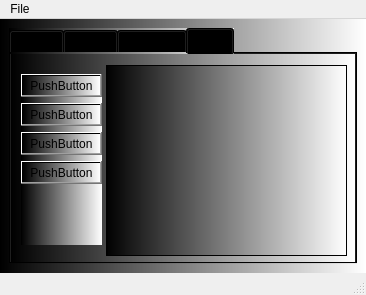
<?xml version="1.0" encoding="UTF-8"?>
<ui version="4.0">
 <class>MainWindow</class>
 <widget class="QMainWindow" name="MainWindow">
  <property name="geometry">
   <rect>
    <x>0</x>
    <y>0</y>
    <width>366</width>
    <height>295</height>
   </rect>
  </property>
  <property name="windowTitle">
   <string>MainWindow</string>
  </property>
  <widget class="QWidget" name="centralwidget">
   <property name="styleSheet">
    <string notr="true">background-color: qlineargradient(spread:pad, x1:0, y1:0, x2:1, y2:0, stop:0 rgba(0, 0, 0, 255), stop:1 rgba(255, 255, 255, 255));</string>
   </property>
   <layout class="QVBoxLayout" name="verticalLayout">
    <item>
     <widget class="QTabWidget" name="tabWidget">
      <property name="styleSheet">
       <string notr="true">background-color: qlineargradient(spread:pad, x1:0, y1:0, x2:1, y2:0, stop:0 rgba(0, 0, 0, 255), stop:1 rgba(255, 255, 255, 255));</string>
      </property>
      <property name="currentIndex">
       <number>3</number>
      </property>
      <widget class="QWidget" name="tab">
       <property name="styleSheet">
        <string notr="true">QWidget{
background-color: rgb(0, 0, 255);
}

QPushButton{
background-color: rgb(255, 255, 255);
}

QPushButton#pushButton_set_label{
background-color: rgb(255, 0, 255);
}
</string>
       </property>
       <attribute name="title">
        <string>Tab 1</string>
       </attribute>
       <widget class="QWidget" name="verticalLayoutWidget">
        <property name="geometry">
         <rect>
          <x>0</x>
          <y>0</y>
          <width>341</width>
          <height>201</height>
         </rect>
        </property>
        <layout class="QVBoxLayout" name="verticalLayout_2">
         <item>
          <widget class="QLabel" name="label">
           <property name="font">
            <font>
             <pointsize>18</pointsize>
            </font>
           </property>
           <property name="text">
            <string>TextLabel</string>
           </property>
           <property name="alignment">
            <set>Qt::AlignCenter</set>
           </property>
          </widget>
         </item>
         <item>
          <layout class="QHBoxLayout" name="horizontalLayout">
           <item>
            <widget class="QPushButton" name="pushButton_clear">
             <property name="text">
              <string>Clear label</string>
             </property>
            </widget>
           </item>
           <item>
            <widget class="QPushButton" name="pushButton_set_label">
             <property name="text">
              <string>Set label</string>
             </property>
            </widget>
           </item>
          </layout>
         </item>
        </layout>
       </widget>
      </widget>
      <widget class="QWidget" name="tab_2">
       <property name="autoFillBackground">
        <bool>false</bool>
       </property>
       <attribute name="title">
        <string>Tab 2</string>
       </attribute>
       <widget class="QPushButton" name="pushButton_convert">
        <property name="geometry">
         <rect>
          <x>260</x>
          <y>180</y>
          <width>75</width>
          <height>23</height>
         </rect>
        </property>
        <property name="styleSheet">
         <string notr="true">background-color: rgb(0, 170, 255);</string>
        </property>
        <property name="text">
         <string>Convert</string>
        </property>
       </widget>
       <widget class="QGroupBox" name="groupBox">
        <property name="geometry">
         <rect>
          <x>10</x>
          <y>69</y>
          <width>321</width>
          <height>101</height>
         </rect>
        </property>
        <property name="styleSheet">
         <string notr="true">background-color: rgb(255, 255, 255);</string>
        </property>
        <property name="title">
         <string>UI and PY conversions</string>
        </property>
        <widget class="QWidget" name="horizontalLayoutWidget">
         <property name="geometry">
          <rect>
           <x>0</x>
           <y>50</y>
           <width>321</width>
           <height>51</height>
          </rect>
         </property>
         <layout class="QHBoxLayout" name="horizontalLayout_2">
          <item>
           <widget class="QLabel" name="label_convert">
            <property name="text">
             <string>&lt;click radio button&gt;</string>
            </property>
           </widget>
          </item>
          <item>
           <widget class="QLineEdit" name="lineEdit"/>
          </item>
          <item>
           <widget class="QToolButton" name="toolButton">
            <property name="text">
             <string>...</string>
            </property>
           </widget>
          </item>
         </layout>
        </widget>
        <widget class="QRadioButton" name="radioButton_ui">
         <property name="geometry">
          <rect>
           <x>10</x>
           <y>20</y>
           <width>82</width>
           <height>17</height>
          </rect>
         </property>
         <property name="text">
          <string>UI to PY</string>
         </property>
        </widget>
        <widget class="QRadioButton" name="radioButton_exe">
         <property name="geometry">
          <rect>
           <x>120</x>
           <y>20</y>
           <width>82</width>
           <height>17</height>
          </rect>
         </property>
         <property name="text">
          <string>PY to EXE</string>
         </property>
        </widget>
       </widget>
      </widget>
      <widget class="QWidget" name="tab_3_network">
       <property name="styleSheet">
        <string notr="true"/>
       </property>
       <attribute name="title">
        <string>Network</string>
       </attribute>
       <widget class="QGroupBox" name="groupBox_2_client1">
        <property name="geometry">
         <rect>
          <x>10</x>
          <y>10</y>
          <width>121</width>
          <height>191</height>
         </rect>
        </property>
        <property name="styleSheet">
         <string notr="true">background-color: rgb(255, 255, 255);</string>
        </property>
        <property name="title">
         <string>TCP Client</string>
        </property>
        <widget class="QWidget" name="verticalLayoutWidget_2">
         <property name="geometry">
          <rect>
           <x>10</x>
           <y>19</y>
           <width>101</width>
           <height>161</height>
          </rect>
         </property>
         <layout class="QVBoxLayout" name="verticalLayout_4">
          <item>
           <widget class="QTextEdit" name="textEdit_client1"/>
          </item>
          <item>
           <widget class="QLineEdit" name="lineEdit_client1"/>
          </item>
          <item>
           <widget class="QPushButton" name="pushButton_client1_send">
            <property name="styleSheet">
             <string notr="true">background-color: rgb(255, 0, 0);
color: rgb(255, 255, 255);
</string>
            </property>
            <property name="text">
             <string>Connect to Server</string>
            </property>
           </widget>
          </item>
         </layout>
        </widget>
       </widget>
       <widget class="QGroupBox" name="groupBox_3_client2">
        <property name="geometry">
         <rect>
          <x>140</x>
          <y>10</y>
          <width>121</width>
          <height>191</height>
         </rect>
        </property>
        <property name="styleSheet">
         <string notr="true">background-color: rgb(255, 255, 255);</string>
        </property>
        <property name="title">
         <string>TCP Client</string>
        </property>
        <widget class="QWidget" name="verticalLayoutWidget_3">
         <property name="geometry">
          <rect>
           <x>10</x>
           <y>19</y>
           <width>101</width>
           <height>161</height>
          </rect>
         </property>
         <layout class="QVBoxLayout" name="verticalLayout_5">
          <item>
           <widget class="QTextEdit" name="textEdit_client2"/>
          </item>
          <item>
           <widget class="QLineEdit" name="lineEdit_client2"/>
          </item>
          <item>
           <widget class="QPushButton" name="pushButton_client2_send">
            <property name="styleSheet">
             <string notr="true">background-color: rgb(0, 0, 255);
color: rgb(255, 255, 255);</string>
            </property>
            <property name="text">
             <string>Connect to Server</string>
            </property>
           </widget>
          </item>
         </layout>
        </widget>
       </widget>
       <widget class="QGroupBox" name="groupBox_4_server">
        <property name="geometry">
         <rect>
          <x>270</x>
          <y>100</y>
          <width>61</width>
          <height>101</height>
         </rect>
        </property>
        <property name="styleSheet">
         <string notr="true">background-color: qlineargradient(spread:pad, x1:0, y1:0, x2:1, y2:0, stop:0 rgba(255, 178, 102, 255), stop:0.55 rgba(235, 148, 61, 255), stop:0.98 rgba(0, 0, 0, 255), stop:1 rgba(0, 0, 0, 0));</string>
        </property>
        <property name="title">
         <string>Server</string>
        </property>
        <widget class="QLabel" name="label_2">
         <property name="geometry">
          <rect>
           <x>10</x>
           <y>20</y>
           <width>47</width>
           <height>13</height>
          </rect>
         </property>
         <property name="text">
          <string>Port:</string>
         </property>
        </widget>
        <widget class="QLineEdit" name="lineEdit_4_port_number">
         <property name="geometry">
          <rect>
           <x>10</x>
           <y>40</y>
           <width>41</width>
           <height>20</height>
          </rect>
         </property>
         <property name="styleSheet">
          <string notr="true">background-color: rgb(255, 255, 255);</string>
         </property>
         <property name="text">
          <string>12345</string>
         </property>
        </widget>
        <widget class="QPushButton" name="pushButton_3_start">
         <property name="geometry">
          <rect>
           <x>10</x>
           <y>70</y>
           <width>41</width>
           <height>23</height>
          </rect>
         </property>
         <property name="styleSheet">
          <string notr="true">background-color: rgb(0, 0, 0);
color: rgb(255, 255, 255);
</string>
         </property>
         <property name="text">
          <string>Start</string>
         </property>
        </widget>
       </widget>
      </widget>
      <widget class="QWidget" name="tab_4_SQL">
       <attribute name="title">
        <string>SQL</string>
       </attribute>
       <widget class="QTableView" name="tableView">
        <property name="geometry">
         <rect>
          <x>95</x>
          <y>11</y>
          <width>241</width>
          <height>191</height>
         </rect>
        </property>
       </widget>
       <widget class="QWidget" name="verticalLayoutWidget_4">
        <property name="geometry">
         <rect>
          <x>10</x>
          <y>20</y>
          <width>81</width>
          <height>171</height>
         </rect>
        </property>
        <layout class="QVBoxLayout" name="verticalLayout_3">
         <item>
          <widget class="QPushButton" name="pushButton_3">
           <property name="text">
            <string>PushButton</string>
           </property>
          </widget>
         </item>
         <item>
          <widget class="QPushButton" name="pushButton_2">
           <property name="text">
            <string>PushButton</string>
           </property>
          </widget>
         </item>
         <item>
          <widget class="QPushButton" name="pushButton">
           <property name="text">
            <string>PushButton</string>
           </property>
          </widget>
         </item>
         <item>
          <widget class="QPushButton" name="pushButton_4">
           <property name="text">
            <string>PushButton</string>
           </property>
          </widget>
         </item>
         <item>
          <spacer name="verticalSpacer">
           <property name="orientation">
            <enum>Qt::Vertical</enum>
           </property>
           <property name="sizeHint" stdset="0">
            <size>
             <width>20</width>
             <height>40</height>
            </size>
           </property>
          </spacer>
         </item>
        </layout>
       </widget>
      </widget>
     </widget>
    </item>
   </layout>
  </widget>
  <widget class="QMenuBar" name="menubar">
   <property name="geometry">
    <rect>
     <x>0</x>
     <y>0</y>
     <width>366</width>
     <height>21</height>
    </rect>
   </property>
   <widget class="QMenu" name="menuFile">
    <property name="title">
     <string>File</string>
    </property>
    <addaction name="actionNew"/>
    <addaction name="separator"/>
    <addaction name="actionExit"/>
   </widget>
   <addaction name="menuFile"/>
  </widget>
  <widget class="QStatusBar" name="statusbar">
   <property name="statusTip">
    <string>Statusbar</string>
   </property>
  </widget>
  <action name="actionNew">
   <property name="icon">
    <iconset>
     <normaloff>../icons/new_icon.png</normaloff>../icons/new_icon.png</iconset>
   </property>
   <property name="text">
    <string>New</string>
   </property>
   <property name="statusTip">
    <string>New File</string>
   </property>
  </action>
  <action name="actionExit">
   <property name="icon">
    <iconset>
     <normaloff>../icons/exit_icon.png</normaloff>../icons/exit_icon.png</iconset>
   </property>
   <property name="text">
    <string>Exit</string>
   </property>
  </action>
 </widget>
 <resources/>
 <connections/>
 <slots>
  <slot>slot1()</slot>
 </slots>
</ui>
